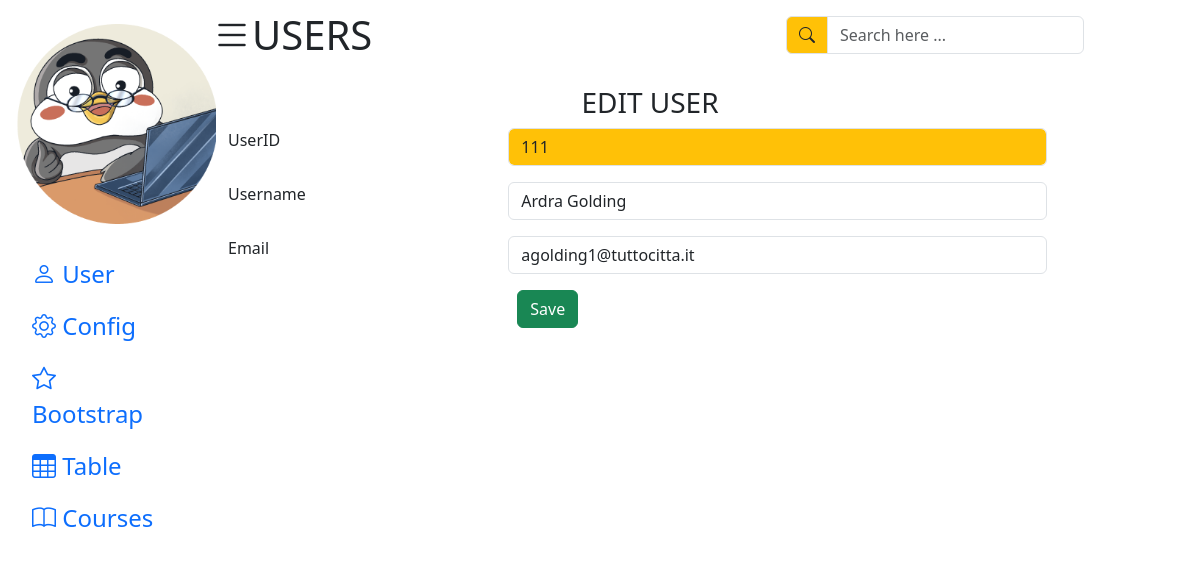
Page /admin/user_edit.php?id=111 on the committed database.
### tables this page shows
CREATE TABLE `users` (
  `id` int(11) NOT NULL,
  `username` varchar(60) NOT NULL,
  `email` varchar(100) NOT NULL,
  `password` varchar(50) NOT NULL
);

### admin/user_edit.php (the view, shortened to what this page needs)
<?php
    if(isset($_GET['id'])){
    $uid = $_GET['id'];
    try{
        $conn = new PDO("mysql:host=localhost;dbname=tek4", "root", "");
        $sql_check = "SELECT * FROM users WHERE id ='$uid'";
        $stmt = $conn->prepare($sql_check);
        $stmt->execute();
        if($stmt->rowCount()>0){
            $user = $stmt->fetch();
        }
    }catch(PDOException $e){
        echo $e->getMessage();
    }
}
?>
<!doctype html>
<html lang="en">
<head>
    <link href="https://cdn.jsdelivr.net/npm/bootstrap@5.3.1/dist/css/bootstrap.min.css" rel="stylesheet">
    <link rel="stylesheet" href="https://cdn.jsdelivr.net/npm/bootstrap-icons@1.11.0/font/bootstrap-icons.css">
</head>
<body>
<div class="container-fluid">
    <div class="row">
        <?php
        include "../layout/footer.php";
        ?>
        <div class="col-md-9 main">
            <?php
            include "../layout/header.php";
            ?>
            <div class="main-content vh-100 p-3">
                <h3 class=" text-center text-uppercase">Edit User</h3>
                <form action="process_user_edit.php" method="post">
                    <div class="row input-group mb-3">
                        <div class="col-md-4 ">
                            UserID
                        </div>
                        <div class="col-md-8">
                            <input type="text" name="uid" id="" class="form-control bg-warning" value="<?= $user[0]; ?>" readonly>
                        </div>
                    </div>
                    <div class="row input-group mb-3">
                        <div class="col-md-4 ">
                            Username
                        </div>
                        <div class="col-md-8">
                            <input type="text" name="user" id="" class="form-control " value="<?= $user[1]; ?>" >
                        </div>
                    </div>
                    <div class="row input-group mb-3">
                        <div class="col-md-4 ">
                            Email
                        </div>
                        <div class="col-md-8">
                            <input type="email" name="mail" id="" class="form-control" value="<?= $user[2]; ?>">
                        </div>
                    </div>
                    <div class="row">
                        <div class="col-md-4"></div>
                        <div class="col-md-8">
                            <button type="submit" class="btn btn-success" name="sbmSave">Save</button>
                        </div>
                    </div>
                </form>
            </div>
        </div>
    </div>
</div>
</body>
</html>

### rows in the picture
users: uid "111", user "Ardra Golding", mail "agolding1@tuttocitta.it"
